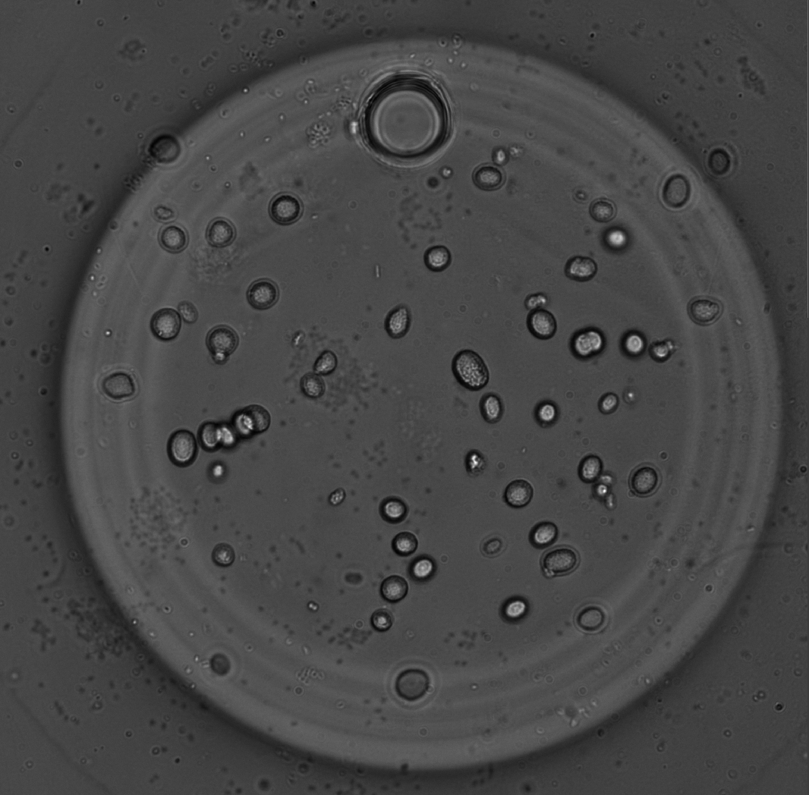
%> input picture 4. Colony Tracking, Combination Index/Colony1.tif, 809 x 795 px; its folder holds only this picture in this run
$ octave 'Colony analysis.m'   (GNU Octave 9; MATLAB toolbox functions it lacks are replaced by stand-ins)
%> lines starting %> are read from the running program, lines starting %| are printed output that depends on the picture; in (x1, y1, x2, y2) boxes, pixels count from 0 and x2, y2 are one past the last pixel; in counts of white or black regions, pixels touching at a corner belong together; the program's own positions count from 1
tic; % Start timer
clc; % Clear command window
clearvars; % Clear variables
fprintf('Running Colony v2.28.m...\n');
workspace; % Show workspace
imtool close all; % Close imtool figures
format long g;
format compact;
captionFontSize = 12;

% [17 lines of commented-out code are left out]
for imageNum = 1:9
    % Construct file name
    baseFileName = sprintf('Colony%d.tif', imageNum);
    folder = fileparts(which(baseFileName)); % Get folder
    if isempty(folder)
        folder = pwd; % Use current directory
    end
    fullFileName = fullfile(folder, baseFileName);
    fprintf('Processing File: "%s"\n', fullFileName);

    % Check if file exists
    if ~exist(fullFileName, 'file')
        fprintf('Error: %s not found. Skipping...\n', fullFileName);
        continue; % Skip to next image
    end

    % Read image with z-stack check
    info = imfinfo(fullFileName);
    num_slices = length(info);

    if num_slices > 1
        fprintf('Detected z-stack with %d slices. Performing 3D processing...\n', num_slices);

        first_slice = imread(fullFileName, 1);
        [rows, columns, nChannels] = size(first_slice);
        volume_class = class(first_slice);
        volume = zeros(rows, columns, num_slices, volume_class);

        for k = 1:num_slices
            slice_k = imread(fullFileName, k);
            if nChannels > 1
                slice_k = im2gray(slice_k);
            end
            volume(:,:,k) = slice_k;
        end

        % Register slices using phase correlation (to middle slice)
        mid_slice_idx = round(num_slices / 2);
        fixed = volume(:,:,mid_slice_idx);
        for k = 1:num_slices
            if k ~= mid_slice_idx
                tform = imregcorr(volume(:,:,k), fixed, 'translation');
                volume(:,:,k) = imwarp(volume(:,:,k), tform, 'OutputView', imref2d(size(fixed)));
            end
        end

        % Interpolate 3D volume (trilinear, z-scale factor)
        scale_z = 2; % Adjustable z-scale factor (from flowchart, assuming 2)
        new_num_slices = round(num_slices * scale_z);
        volume_interp = imresize3(volume, [rows, columns, new_num_slices], 'linear');

        % Gaussian blur 3D
        sigma = [1, 1, scale_z]; % Sigma for xy and z
        volume_blur = imgaussfilt3(volume_interp, sigma);

        % Segment 3D (Otsu thresholding)
        vol_norm = im2double(volume_blur);
        thresh = graythresh(vol_norm);
        binary3d = vol_norm > thresh;

        % Smooth binary for better rendering
        binary3d = smooth3(binary3d, 'gaussian', [3, 3, 3], 1);

        % Generate 3D rendering image (isosurface, view from left)
        h3d = figure('Visible', 'off');
        [f, v] = isosurface(binary3d, 0.5);
        p = patch('Faces', f, 'Vertices', v);
        p.FaceColor = 'blue';
        p.EdgeColor = 'none';
        daspect([1, 1, 1/scale_z]); % Adjust aspect ratio for z-scaling
        view(-90, 0); % View from left direction
        camlight; lighting gouraud;
        axis tight;
        title(sprintf('3D Rendering - Colony%d (Left View)', imageNum), 'FontSize', captionFontSize);

        renderFile = fullfile(folder, sprintf('3D_Render_Left_%d.png', imageNum));
        saveas(h3d, renderFile);
        close(h3d);
        fprintf('Generated 3D rendering image: %s\n', renderFile);

        % Project to 2D for further analysis (max intensity projection)
        Image = max(volume_blur, [], 3);
        Image = im2uint8(Image); % Convert back to uint8 for consistency

    else
        % Single slice (non z-stack)
        Image = imread(fullFileName);
%> Image is the input picture: size 795x809 uint8; min 2, max 250, mean 70.3
        [rows, columns, nChannels] = size(Image);
%> rows = 795; columns = 809; nChannels = 1
        if nChannels > 1
            Image = im2gray(Image);
        end
    end

    % Display original image
    hFig = figure;
    hFig.Units = 'normalized';
    hFig.WindowState = 'maximized';
    hFig.NumberTitle = 'off';
    hFig.Name = sprintf('Image Analyst - Picture%d', imageNum);
    subplot(3, 3, 1);
    imshow(Image);
    title(sprintf('Bacteria colonies - Picture%d', imageNum), 'FontSize', captionFontSize);
    axis('on', 'image');

    % Histogram and display
    [pixelCount, grayLevels] = imhist(Image);
%> pixelCount = 256 values, max 33224 at index 74, min 0 at index 1, mean 2512.3; grayLevels = 256 values from 0 to 255
    subplot(3, 3, 2);
    bar(pixelCount);
    title('Histogram', 'FontSize', captionFontSize);
    xlim([0 grayLevels(end)]);
    grid on;

    % Threshold (method2)
    thresholdValue1 = 110;
    thresholdValue2 = 42;
    binaryImage = (Image > thresholdValue1) | (Image < thresholdValue2);
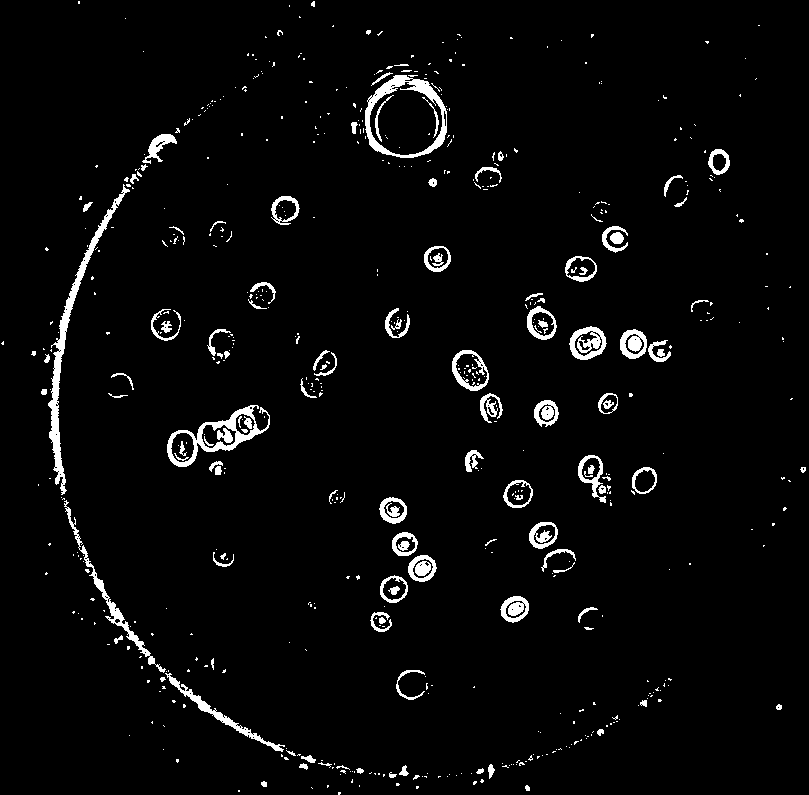
%> binaryImage: size 795x809 logical; 3.5% white; 600 white regions (483 under 20 px), largest, box (x1, y1, x2, y2) and area: (48, 184, 130, 495) 2202, (365, 75, 447, 158) 1607, (167, 405, 270, 467) 1422
    hold on;
    maxYValue = ylim;
    line([thresholdValue1, thresholdValue1], maxYValue, 'Color', 'r');
    line([thresholdValue2, thresholdValue2], maxYValue, 'Color', 'b');
    hold off;

    % Binary image processing
    [~, threshold] = edge(Image, 'sobel');
%> threshold = 0.0367
    fudgeFactor = 0.5;
    BWs = edge(Image, 'sobel', threshold * fudgeFactor);
%> BWs: size 795x809 logical; 5.1% white in thin lines or dots
    se90 = strel('line', 3, 90);
    se0 = strel('line', 3, 0);
    minSize = 10;
    BWs2 = bwareaopen(BWs, minSize);  % removes all connected components
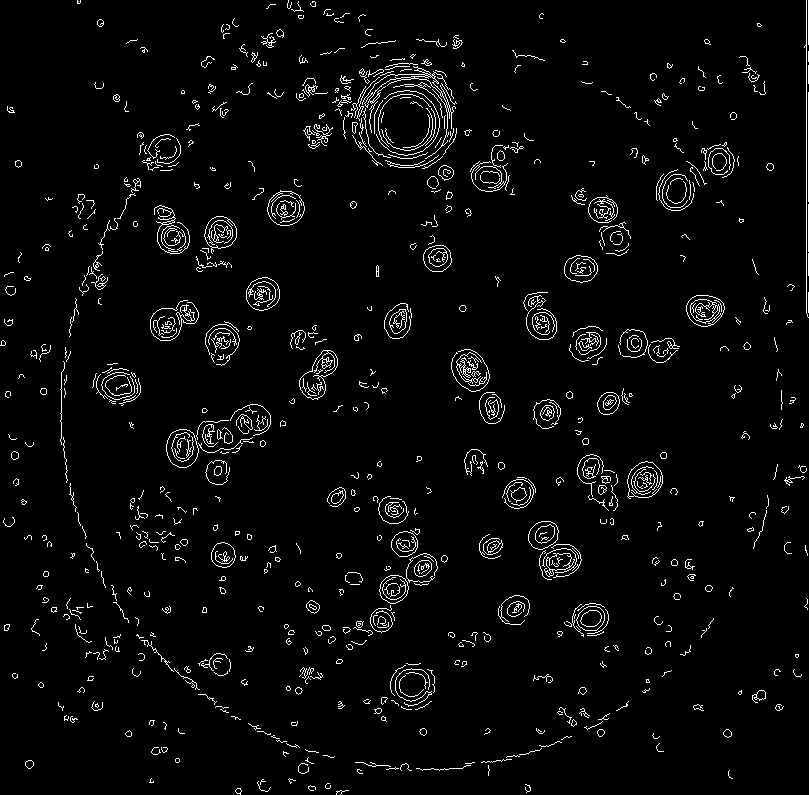
%> BWs2: size 795x809 logical; 3.5% white in thin lines or dots
    BWsdil = imdilate(BWs2, [se90 se0]);
%> BWsdil: size 795x809 logical; 12.4% white; 403 white regions, largest, box (x1, y1, x2, y2) and area: (331, 62, 458, 170) 6942, (342, 527, 439, 637) 2785, (165, 403, 272, 469) 2737
    se = strel('disk', 15); % creates a disk-shaped structuring element
    BWnobord = imclose(BWsdil, se); % morphological closing on the grayscale or binary image
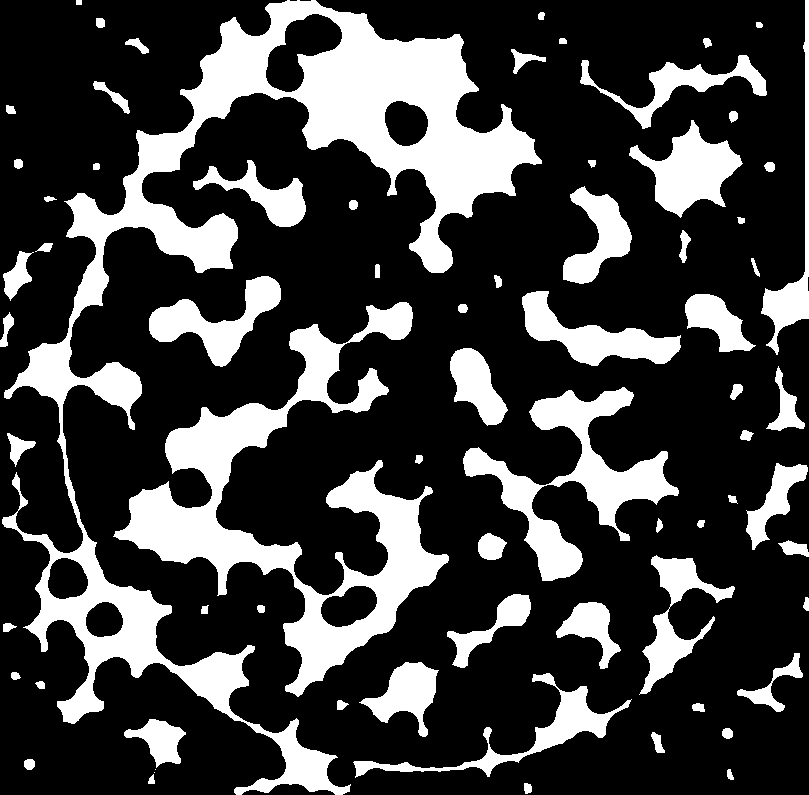
%> BWnobord: size 795x809 logical; 25.2% white; 72 white regions (2 under 20 px), largest, box (x1, y1, x2, y2) and area: (2, 0, 542, 795) 63225, (113, 302, 449, 697) 31070, (463, 387, 679, 581) 11542
    BWnobord2 = imclearborder(BWsdil, 4);
    BWnorbord3 = imfill(BWnobord2, 'holes');
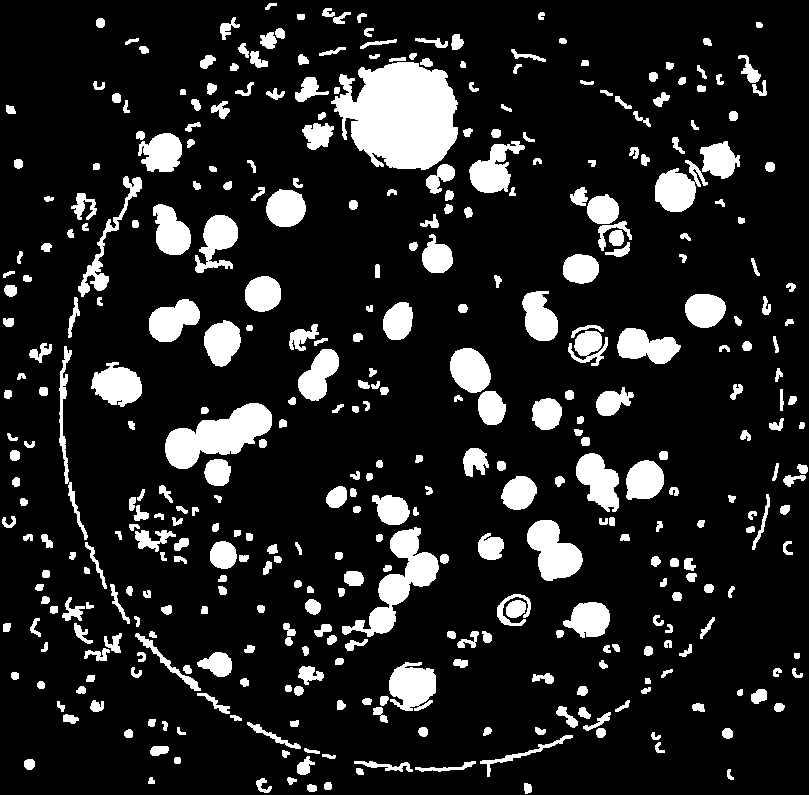
%> BWnorbord3: size 795x809 logical; 14% white; 392 white regions, largest, box (x1, y1, x2, y2) and area: (331, 62, 458, 170) 9921, (165, 403, 272, 469) 3719, (342, 527, 439, 637) 3254
    seD = strel('diamond', 3);
    BWfinal = imerode(BWnorbord3, seD);
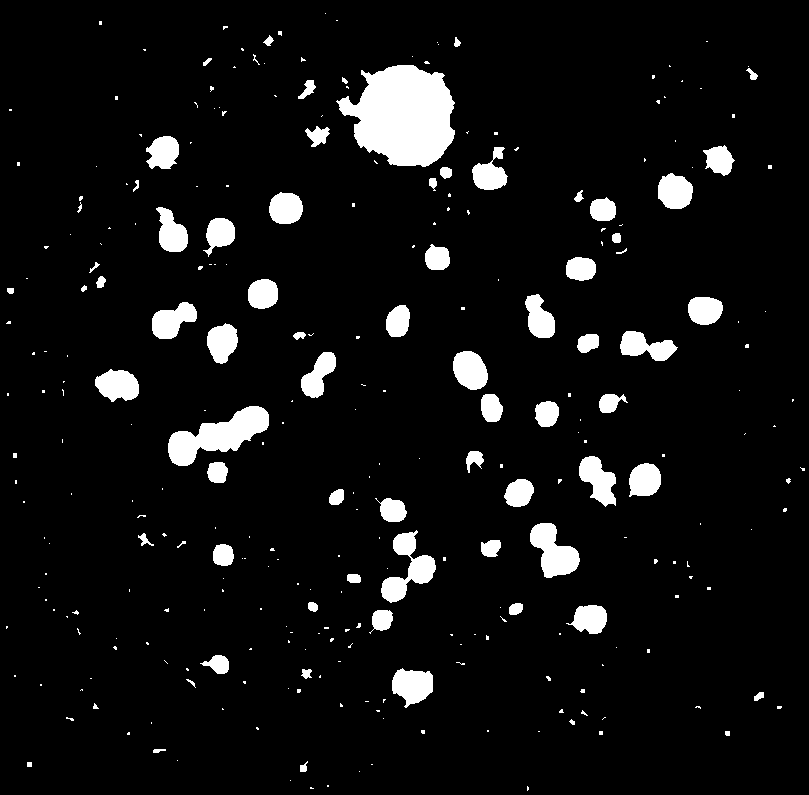
%> BWfinal: size 795x809 logical; 6.8% white; 297 white regions (220 under 20 px), largest, box (x1, y1, x2, y2) and area: (336, 65, 455, 167) 8359, (168, 406, 269, 466) 2898, (381, 530, 436, 603) 1649
    BWfinal2 = imerode(BWfinal, seD);
%> BWfinal2: size 795x809 logical; 4.3% white; 63 white regions (15 under 20 px), largest, box (x1, y1, x2, y2) and area: (341, 68, 452, 164) 7278, (171, 409, 266, 463) 2149, (533, 526, 577, 575) 1110
    BWfinal2 = imfill(BWfinal2, 'holes');

    minSize = 10; % minimum size detection
    bImage = bwareaopen(BWfinal2, minSize);  % removes all connected components
%> bImage: size 795x809 logical; 4.3% white; 52 white regions (4 under 20 px)

    % Display binary image
    subplot(3, 3, 3);
    imshow(labeloverlay(Image, bImage));
    title('Binary Image', 'FontSize', captionFontSize);

    % Colony analysis
    [labeled, nColony] = bwlabel(bImage, 8);
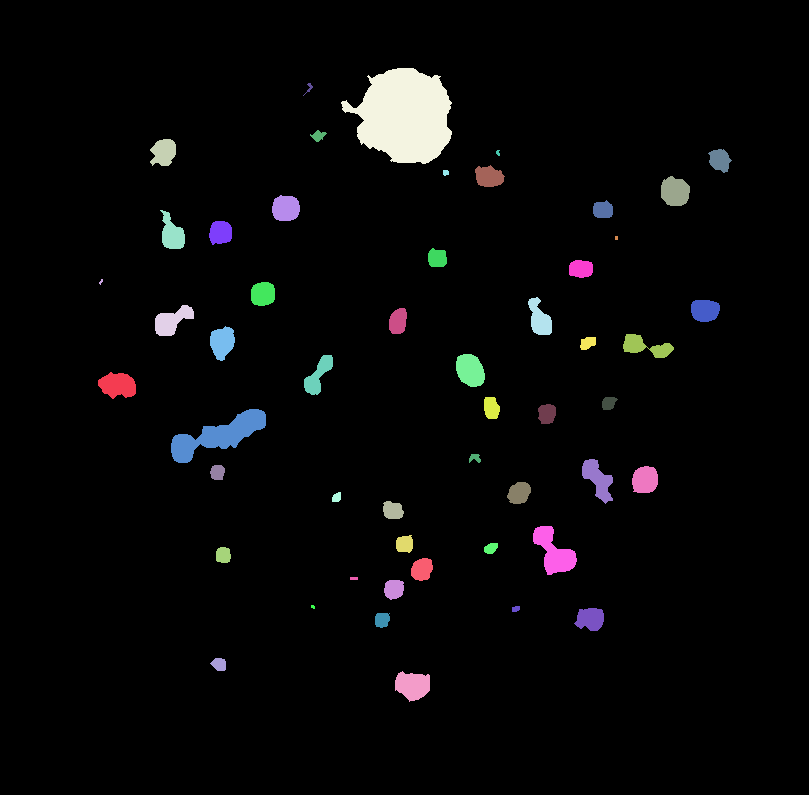
%> labeled: size 795x809 double; 53 distinct labels, from 0 to 52; one colour per label, 0 black
%> nColony = 52
    props = regionprops(labeled, Image, 'all');
%> props = 52 regions; largest, box (x1, y1, x2, y2), Area, Centroid, MajorAxisLength, MinorAxisLength and Eccentricity: (341, 68, 452, 164) 7278 [405.1 116.4] 100.6 94.65 0.338, (171, 409, 266, 463) 2149 [219.3 435.9] 116.8 27.89 0.971, (533, 526, 577, 575) 1110 [554.4 552.5] 60.59 30.27 0.866

    % [7 lines of commented-out code are left out]

     for k = 1:nColony
        props(k).Area = props(k).Area; % Area:
        props(k).Perimeter = props(k).Perimeter; % Perimeter:
        props(k).EquivDiameter = props(k).EquivDiameter; % Diameter:
        props(k).Centroid = props(k).Centroid; % Centroid:
    end
%> this loop made 52 passes

    % Display outlines
    subplot(3, 3, 4);
    imshow(Image);
    title('Outlines', 'FontSize', captionFontSize);
    axis('on', 'image');
    bound = bwboundaries(bImage);
%> bound = 52 boundaries; largest, box (x1, y1, x2, y2) and points: (341, 68, 452, 164) 335, (171, 409, 266, 463) 237, (533, 526, 577, 575) 150, (623, 334, 674, 358) 123, (582, 459, 613, 504) 117
    nBound = size(bound, 1);
%> nBound = 52
    hold on;
    for k = 1:nBound
        tBound = bound{k};
        x = tBound(:, 2) ; % x-coordinates
        y = tBound(:, 1) ; % y-coordinates
        plot(x, y, 'r-', 'LineWidth', 1);
    end
%> this loop made 52 passes
%> (x, y) on passes 2, 17, 47: ([100; 101; 102; 102; 103; 103; 103; 102; 101; 101; 100; 100], [283; 282; 281; 280; 280; 281; 282; 283; 284; 285; 284; 283]), ([312; 313; 314; 315; 315; 315; 314; 313; 312; 312; 312], [606; 606; 606; 607; 608; 609; 609; 608; 608; 607; 606]), ([616; 617; 618; 618; 618; 618; 617; 616; 616; 616; 616], [237; 237; 237; 238; 239; 240; 240; 240; 239; 238; 237])
    hold off;

    % Print measurements
    fprintf('Results for %s (Measurements in micrometers)\n', baseFileName);
    fprintf('Colony #      Circularity  Area (um^2)  Perimeter (um)  Centroid_X (um)  Centroid_Y (um)  Diameter (um)\n');
    ColECD = [props.EquivDiameter];
%> ColECD = 52 values, max 96.26 at index 19, min 3.91 at index 47, mean 21.85
    textFontSize = 8;

    % Store all measurements for display
    allResultsTable = table();
    for k = 1:nColony
        meanGL = props(k).MeanIntensity;
        ColArea = props(k).Area; % Already in micrometers^2
        ColPerimeter = props(k).Perimeter; % Already in micrometers
        ColCentroid = props(k).Centroid; % Already in micrometers
        ColCircularity = props(k).Circularity; % Unitless, no conversion needed
        fprintf('#%2d %17.1f %11.1f %13.1f %14.1f %14.1f %12.1f\n', ...
            k, ColCircularity, ColArea, ColPerimeter, ColCentroid(1), ColCentroid(2), ColECD(k));
        text(ColCentroid(1), ColCentroid(2), num2str(k), ...
            'FontSize', textFontSize, 'FontWeight', 'Bold', ...
            'HorizontalAlignment', 'center', 'VerticalAlignment', 'middle', 'Color', 'w');

        % Store in table
%> (the run ends here)
